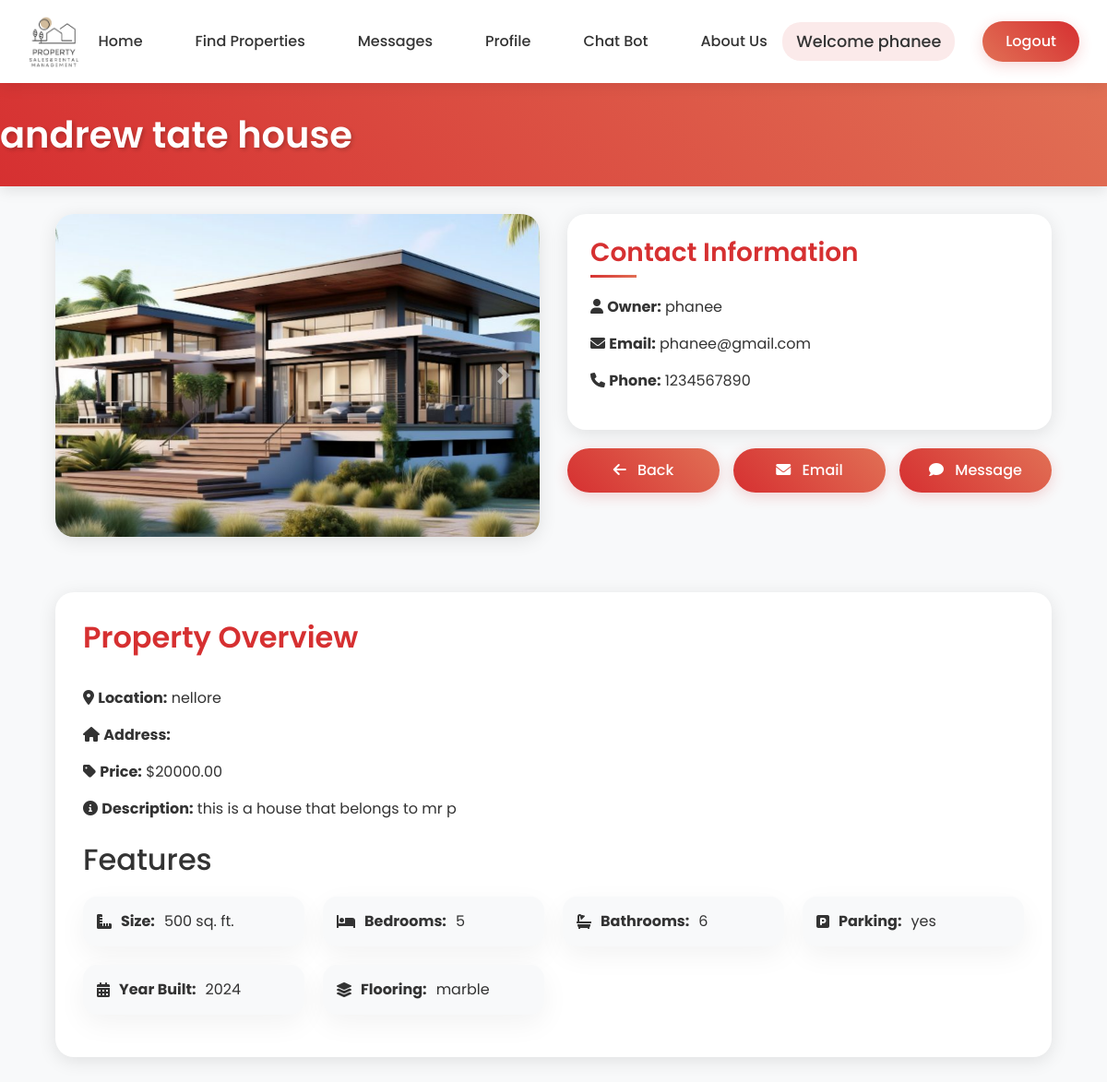
The app's page /property_detail/5/ (signed in), older data.
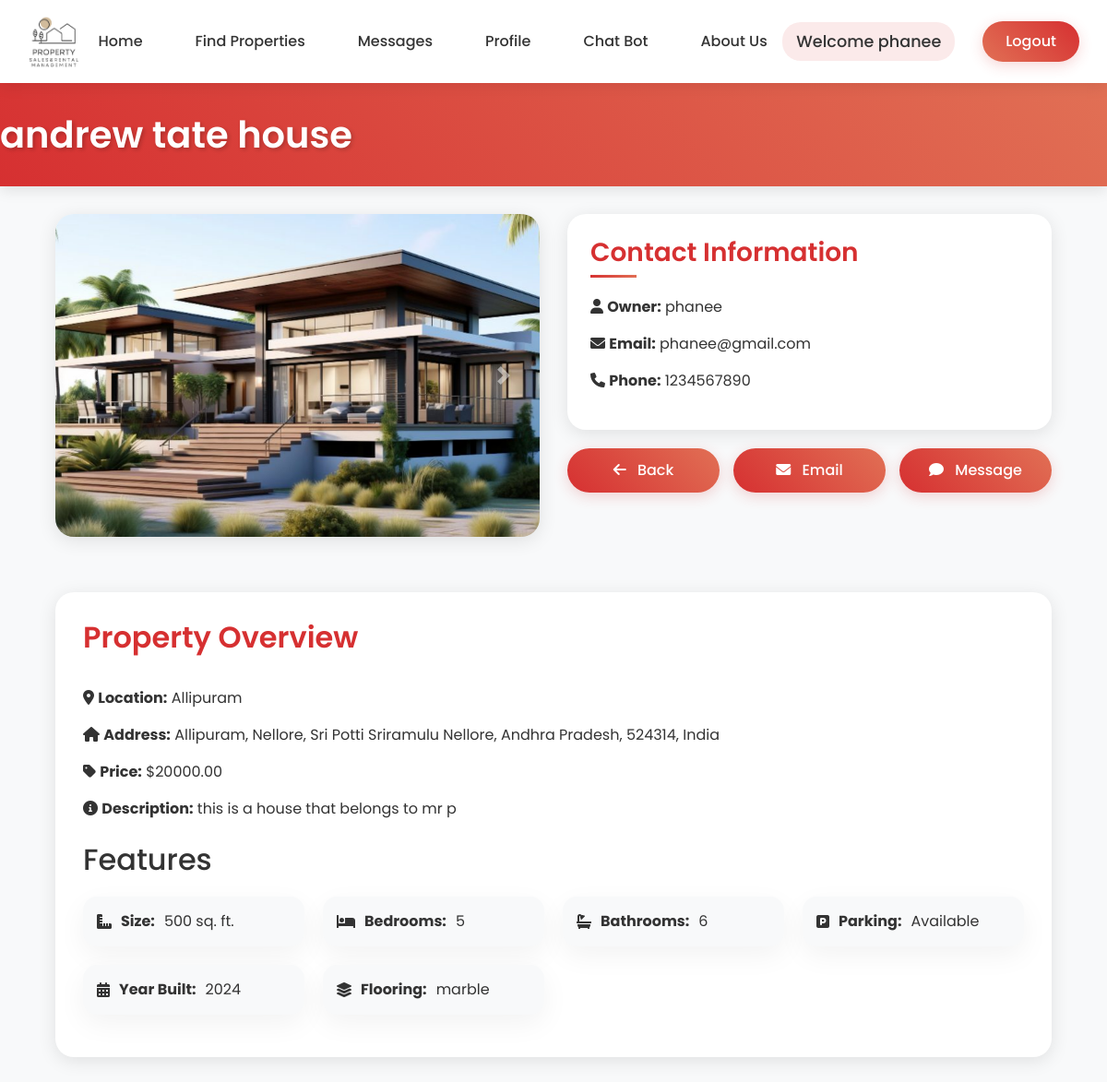
The same page, newer data.
### ownerapp/models.py (models this page shows, shortened)
class Property(models.Model):
    PROPERTY_TYPE_CHOICES = [
        ('Rent', 'Rent'),
        ('Sale', 'Sale'),
    ]
    OCCUPANCY_CHOICES = [
        ('Available', 'Available'),
        ('Not Available', 'Not Available'),
    ]
    PARKING = [
        ('Available', 'Available'),
        ('Not Available', 'Not Available'),
    ]
    title = models.CharField(max_length=200)
    image = models.ImageField(upload_to='property_images/')
    image_2 = models.ImageField(upload_to='property_images/', blank=True, null=True)
    image_3 = models.ImageField(upload_to='property_images/', blank=True, null=True)
    overview = models.TextField(max_length=100)
    location = models.CharField(max_length=200)
    location_url = models.URLField(max_length=500, blank=True, null=True, help_text="OpenStreetMap URL for the property location")
    address = models.TextField(max_length=300, blank=True, null=True)
    property_type = models.CharField(max_length=10, choices=PROPERTY_TYPE_CHOICES, default='Rent')
    price = models.DecimalField(max_digits=10, decimal_places=2)
    description = models.TextField()
    size = models.PositiveIntegerField()
    bedrooms = models.PositiveIntegerField()
    bathrooms = models.PositiveIntegerField()
    parking = models.CharField(max_length=20,choices=PARKING,default='Available')
    year_built = models.PositiveIntegerField()
    flooring_type = models.CharField(max_length=100)
    owner_name = models.CharField(max_length=100, default='Owner Name')
    email = models.EmailField()
    phone = models.CharField(max_length=15)
    occupancy_status = models.CharField(max_length=20,choices=OCCUPANCY_CHOICES,default='Available')
    owner = models.ForeignKey(User, on_delete=models.CASCADE, related_name='properties', default=1)

### tenentapp/views.py (the view)
# urls.py: path('property_detail/<int:pk>/', views.property_detail, name='property_detail'),
@login_required
def property_detail(request, pk):
    property = get_object_or_404(Property, pk=pk)
    return render(request, 'tenentApp/property_detail.html', {'property': property})

### templates/tenentApp/property_detail.html (shortened to what the changed rows need)
{% load static %}
<html lang="en">
<head>
    <link rel="stylesheet" href="https://stackpath.bootstrapcdn.com/bootstrap/4.5.2/css/bootstrap.min.css">
    <link rel="stylesheet" href="https://cdnjs.cloudflare.com/ajax/libs/font-awesome/6.0.0/css/all.min.css">
    <link rel="stylesheet" href="{% static 'css/adminApp/homepage.css' %}">
</head>
<body id="propertyDetailBody">
{% block body %}
    <header id="propertyHeader">
        <h1 id="propertyTitle">{{ property.title }}</h1>
    </header>
    <div id="propertyContainer" class="container">
        <div class="row">
            <div class="col-md-6">
                <div id="propertyCarouselSection" class="carousel slide" data-ride="carousel">
                    <div class="carousel-inner">
                        <div class="carousel-item active">
                            <img id="propertyImage" src="{{ property.image.url }}" class="d-block w-100" alt="{{ property.title }}">
                        </div>
                    </div>
                </div>
            </div>
            <div class="col-md-6">
                <section id="propertyContactSection">
                    <h3 id="contactTitle">Contact Information</h3>
                    <p><i class="fas fa-user"></i> <strong>Owner:</strong> {{ property.owner_name }}</p>
                    <p><i class="fas fa-envelope"></i> <strong>Email:</strong> {{ property.email }}</p>
                    <p><i class="fas fa-phone"></i> <strong>Phone:</strong> {{ property.phone }}</p>
                </section>
            </div>
        </div>
        <section id="propertyOverviewSection">
            <h2 id="overviewTitle">Property Overview</h2>
            <div id="overviewDetails">
                <p><i class="fas fa-map-marker-alt"></i> <strong>Location:</strong> {{ property.location }}</p>
                <p><i class="fas fa-home"></i> <strong>Address:</strong> {{ property.address }}</p>
                <p><i class="fas fa-tag"></i> <strong>Price:</strong> ${{ property.price }}</p>
                <p><i class="fas fa-info-circle"></i> <strong>Description:</strong> {{ property.description }}</p>
            </div>
            <h2 id="featuresTitle" class="mt-4">Features</h2>
            <ul id="featuresList">
                <li class="feature-item"><i class="fas fa-ruler-combined"></i> <strong>Size:</strong> {{ property.size }} sq. ft.</li>
                <li class="feature-item"><i class="fas fa-bed"></i> <strong>Bedrooms:</strong> {{ property.bedrooms }}</li>
                <li class="feature-item"><i class="fas fa-bath"></i> <strong>Bathrooms:</strong> {{ property.bathrooms }}</li>
                <li class="feature-item"><i class="fas fa-parking"></i> <strong>Parking:</strong> {{ property.parking }}</li>
                <li class="feature-item"><i class="fas fa-calendar-alt"></i> <strong>Year Built:</strong> {{ property.year_built }}</li>
                <li class="feature-item"><i class="fas fa-layer-group"></i> <strong>Flooring:</strong> {{ property.flooring_type }}</li>
            </ul>
        </section>
    </div>
{% endblock %}
</body>
</html>

Row changes from the older to the newer data that the page shows:
changed Property "andrew tate house": location "nellore" → "Allipuram"; address (not shown) → "Allipuram, Nellore, Sri Potti Sriramulu Nellore, Andhra Pradesh, 524314, India"; parking "yes" → "Available"
